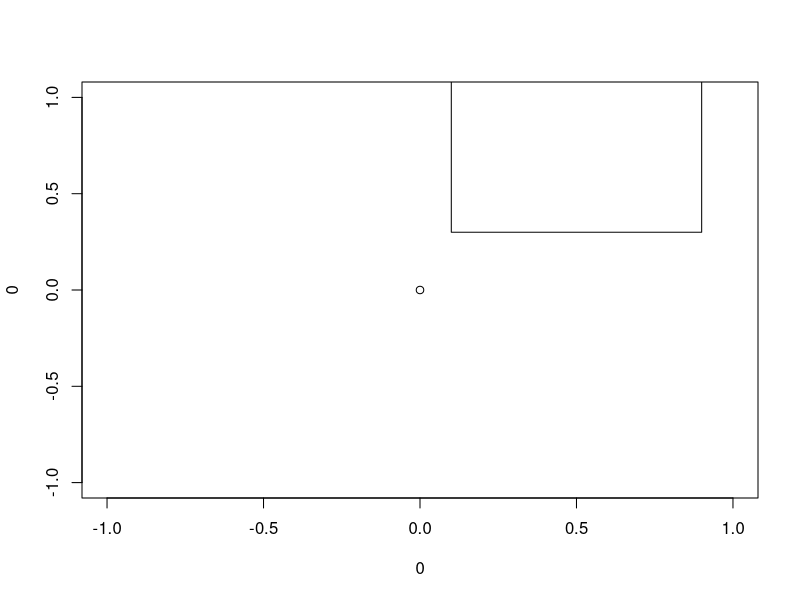
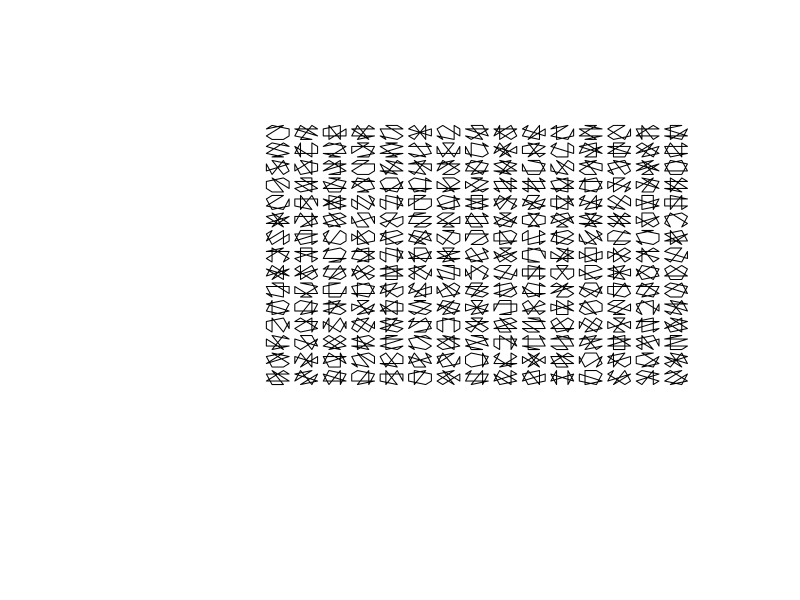
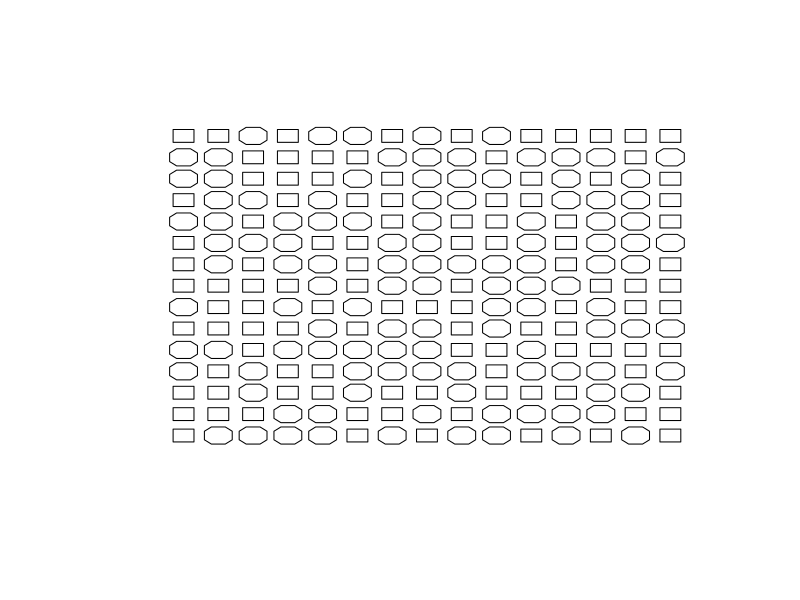
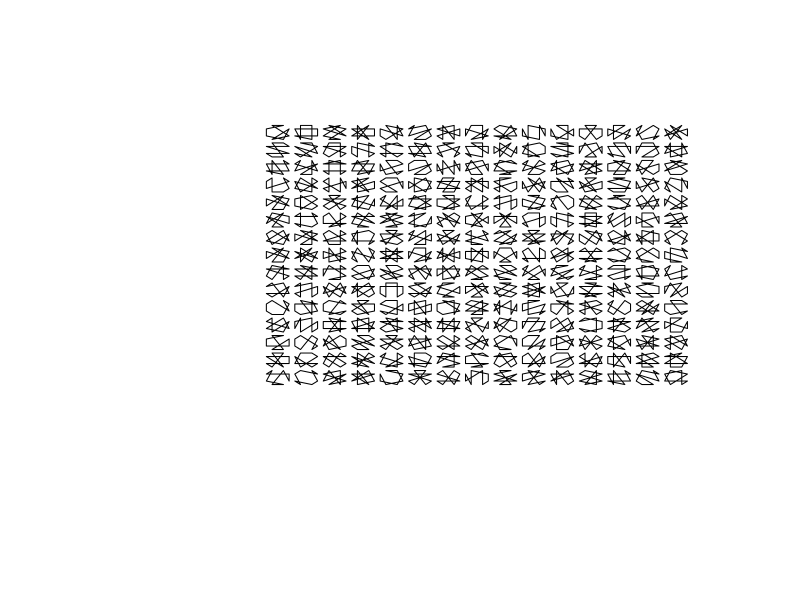
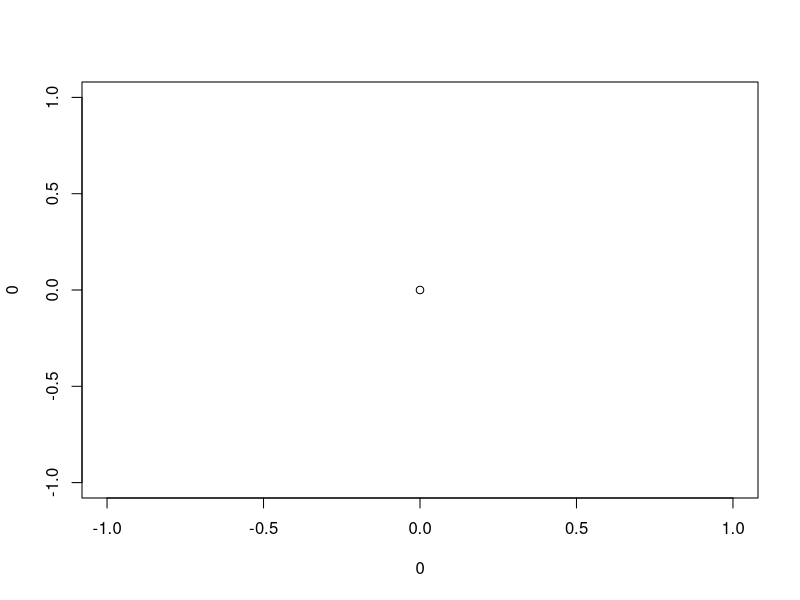

Recreate these plots in R, in order. (Note: this script raises an error after producing the figures.)

squFunc <- function(Xcenter = 0,Ycenter = 0,wi = 0.4,he = 0.4){
  shape <- rbind(
      c(Xcenter+wi,Ycenter+he),
      c(Xcenter+wi,Ycenter-he),
      c(Xcenter-wi,Ycenter-he),
      c(Xcenter-wi,Ycenter+he))
  return (shape)
  }
      

plot(0, 0)
newSq <- squFunc(0.5,0.7)
polygon(newSq[,1],newSq[,2])


octaFunc <- function(Xcenter = 0,Ycenter = 0,wi = 0.4,he = 0.4){
  oct <- rbind(
        c(Xcenter+(wi/2),Ycenter+he),
        c(Xcenter+wi,Ycenter+(he/2)),
        c(Xcenter+wi,Ycenter-(he/2)),
        c(Xcenter+(wi/2),Ycenter-he),
        c(Xcenter-(wi/2),Ycenter-he),
        c(Xcenter-wi,Ycenter-(he/2)),
        c(Xcenter-wi,Ycenter+(he/2)),
        c(Xcenter-(wi/2),Ycenter+he))
  return (oct)
  }



plot(0, 0,
     xlim=c(-5,17),
     ylim=c(-5,17),
     col = "white", xlab = "", ylab = "", axes=F)
for (p in seq(1,15)){
  for (q in seq(1,15)) {
    oct <- octaFunc(p,q)
    oct <- oct[sample(nrow(oct)),]
    polygon(oct[,1],oct[,2])
}}


plot(0, 0,
     xlim=c(-1,17),
     ylim=c(-1,17),
     col = "white", xlab = "", ylab = "", axes=F)
for (p in seq(1,15)){
  for (q in seq(1,15)) {
    
    dec <- sample(1:2,1)
     ifelse(dec == 1, shape <- squFunc(p,q,0.3,0.3),
                              shape <- octaFunc(p,q))
    shuf <- sample(c(T,F),1)
    print(shuf)
    ifelse(shuf == T, shape[sample(nrow(shape)),],shape)
    
    polygon(shape[,1]+.2,shape[,2]+.2)
  }}


##### Variations on octagon

plot(0, 0,
     xlim=c(-5,17),
     ylim=c(-5,17),
     col = "white", xlab = "", ylab = "", axes=F)
for (p in seq(1,15)){
  for (q in seq(1,15)) {
    oct <- octaFunc(p,q)
    oct <- oct[sample(nrow(oct)),]
    polygon(oct[,1],oct[,2])
  }}


Xcenter = 0
Ycenter = 0
wi = 0.4
he = 0.4
plot(0, 0)

oct <- hexFunc()
polygon(oct[,1],oct[,2])

hexFunc <- function(Xcenter = 0,Ycenter = 0,wi = 0.4,he = 0.4){
  shape <- rbind(
    c(Xcenter,Ycenter+he),
    c(Xcenter+wi,Ycenter+(he/2)),
    c(Xcenter+wi,Ycenter),
    c(Xcenter+wi,Ycenter-(he/2)),
    c(Xcenter,Ycenter-he),
    c(Xcenter-wi,Ycenter-(he/2)),
    c(Xcenter-wi,Ycenter),
    c(Xcenter-wi,Ycenter+(he/2)))
  return (shape)
}


#### Working on a pentagon

plot(0, 0)
pentFunc <- function(Xcenter = 0,Ycenter = 0,wi = 0.4,he = 0.4){
  shape <- rbind(
    c(Xcenter,Ycenter+(he/2)),
    c(Xcenter+wi,Ycenter+(he/2)),
    c(Xcenter+wi+(wi/2),Ycenter-(he/2)),
    c(Xcenter,Ycenter-he),
    c(Xcenter-wi-(wi/2),Ycenter-(he/2)),
    c(Xcenter-wi,Ycenter+(he/2)))
  return (shape)
}
out <- pentFunc()
plot(0, 0)
polygon(out[,1],out[,2])


plot(0, 0,
     xlim=c(0,15),
     ylim=c(0,15),
     col = "white", xlab = "", ylab = "", axes=F)
for (p in seq(1,15)){
  for (q in seq(1,15)) { 
    
    choice <- sample(1:5,1)
    w = sample(seq(0.3,0.8,0.5),1)
    h = sample(seq(0.3,0.8,0.5),1)
    if (choice == 1){
      fig <-  octaFunc(p,q,w,h)
    }
    if (choice == 2){
      fig <-  pentFunc(p,q,w,h)
    }
    if (choice == 3){
      fig <-  squFunc(p,q,w,h)
    } 
    if (choice == 4){

      fig <-  hexFunc(p,q,w,h)
    }
    
    if (choice != 5){
      scramble <- sample(c(T,F),1,prob = c(0.9,0.1))
      if (scramble) { fig <- fig[sample(nrow(fig)),] }

      polygon(fig[,1],fig[,2])
    }
    else(
      points(p,q,pch=1,cex=sample(seq(0.5,3,0.5),1))
    )
  }}

plot(0, 0,
     xlim=c(0,15),
     ylim=c(0,15),
     col = "white", xlab = "", ylab = "", axes=F)

for (i in 1:15){
  for (j in 1:15){
    print(c(i,j))
  points(i,j,pch=i+j,cex=2)
}}
plot.new()
points(0,0,pch=1,cex=3)


squFuncHist <- function(Xcenter = 0,Ycenter = 0,wi = 0.4,he = 0.4,maxHist=0){
  shape <- rbind(
    c(Xcenter+wi,Ycenter+he) - runif(1,max = maxHist),
    c(Xcenter+wi,Ycenter-he) - runif(1,max = maxHist),
    c(Xcenter-wi,Ycenter-he) - runif(1,max = maxHist),
    c(Xcenter-wi,Ycenter+he) - runif(1,max = maxHist))
  return (shape)
}


plot(0, 0,
     xlim=c(-5,17),
     ylim=c(-5,17),
     col = "white", xlab = "", ylab = "", axes=F)

for (p in seq(1,15)){
  for (q in seq(1,15)) {
    fig <- squFuncHist(p,q,maxHist = runif(1,0,0.5))
    #fig <- fig[sample(nrow(fig)),]
    polygon(fig[,1],fig[,2])
  }}


plot(0, 0,
     xlim=c(0,15),
     ylim=c(0,15),
     col = "white", xlab = "", ylab = "", axes=F)

hexFuncHist <- function(Xcenter = 0,Ycenter = 0,wi = 0.4,he = 0.4,maxHist=0){
  shape <- rbind(
    c(Xcenter,Ycenter+he)  + runif(1,max = maxHist),
    c(Xcenter+wi,Ycenter+(he/2)) + runif(1,max = maxHist),
    c(Xcenter+wi,Ycenter) + runif(1,max = maxHist),
    c(Xcenter+wi,Ycenter-(he/2)) + runif(1,max = maxHist),
    c(Xcenter,Ycenter-he) + runif(1,max = maxHist),
    c(Xcenter-wi,Ycenter-(he/2)) + runif(1,max = maxHist),
    c(Xcenter-wi,Ycenter) + runif(1,max = maxHist),
    c(Xcenter-wi,Ycenter+(he/2)) + runif(1,max = maxHist) )
  return (shape)
}

pentFunc <- function(Xcenter = 0,Ycenter = 0,wi = 0.4,he = 0.4,maxHist=0){
  shape <- rbind(
    c(Xcenter,Ycenter+(he/2))  + runif(1,max = maxHist),
    c(Xcenter+wi,Ycenter+(he/2))  + runif(1,max = maxHist),
    c(Xcenter+wi+(wi/2),Ycenter-(he/2))  + runif(1,max = maxHist),
    c(Xcenter,Ycenter-he)  + runif(1,max = maxHist),
    c(Xcenter-wi-(wi/2),Ycenter-(he/2))  + runif(1,max = maxHist),
    c(Xcenter-wi,Ycenter+(he/2)) + runif(1,max = maxHist) )
  return (shape)
}

octaFunc <- function(Xcenter = 0,Ycenter = 0,wi = 0.4,he = 0.4,maxHist=0){
  oct <- rbind(
    c(Xcenter+(wi/2),Ycenter+he)+ runif(1,max = maxHist),
    c(Xcenter+wi,Ycenter+(he/2))+ runif(1,max = maxHist),
    c(Xcenter+wi,Ycenter-(he/2))+ runif(1,max = maxHist),
    c(Xcenter+(wi/2),Ycenter-he)+ runif(1,max = maxHist),
    c(Xcenter-(wi/2),Ycenter-he)+ runif(1,max = maxHist),
    c(Xcenter-wi,Ycenter-(he/2))+ runif(1,max = maxHist),
    c(Xcenter-wi,Ycenter+(he/2))+ runif(1,max = maxHist),
    c(Xcenter-(wi/2),Ycenter+he)+ runif(1,max = maxHist))
  return (oct)
}

plot(0, 0,
     xlim=c(-5,17),
     ylim=c(-5,17),
     col = "white", xlab = "", ylab = "", axes=F)

for (p in seq(1,15)){
  for (q in seq(1,15)) {
    fig <- octaFunc(p,q,maxHist = runif(1,0,0.5))
    fig <- fig[sample(nrow(fig)),]
    polygon(fig[,1],fig[,2])
  }}


plot(0, 0,
     xlim=c(-5,17),
     ylim=c(-5,17),
     col = "white", xlab = "", ylab = "", axes=F)

for (p in seq(1,15)){
  for (q in seq(1,15)) {
    fig <- pentFunc(p,q,maxHist = runif(1,0,0.5))
    #fig <- fig[sample(nrow(fig)),]
    polygon(fig[,1],fig[,2])
  }}


plot(0, 0,
     xlim=c(0,15),
     ylim=c(0,15),
     col = "white", xlab = "", ylab = "", axes=F)
for (p in seq(1,15)){
  for (q in seq(1,15)) { 
    
    choice <- sample(1:5,1)
    w = sample(seq(0.3,0.8,0.5),1)
    h = sample(seq(0.3,0.8,0.5),1)
    if (choice == 1){
      fig <-  octaFunc(p,q,w,h)
    }
    if (choice == 2){
      fig <-  pentFunc(p,q,w,h,maxHist = 0.5)
    }
    if (choice == 3){
      fig <-  squFuncHist(p,q,w,h,maxHist = 0.5)
    } 
    if (choice == 4){
      
      fig <-  hexFuncHist(p,q,w,h,maxHist = 0.5)
    }
    
    if (choice != 5){
      scramble <- sample(c(T,F),1,prob = c(0.9,0.1))
      if (scramble) { fig <- fig[sample(nrow(fig)),] }
      
      polygon(fig[,1],fig[,2])
    }
    else(
      points(p,q,pch=1,cex=sample(seq(0.5,3,0.5),1))
    )
  }}

for (p in seq(1,15)){
  for (q in seq(1,15)) { 
    
    choice <- sample(1:5,1)
    w = sample(seq(0.3,0.8,0.5),1)
    h = sample(seq(0.3,0.8,0.5),1)
    if (choice == 1){
      fig <-  octaFunc(p,q,w,h)
    }
    if (choice == 2){
      fig <-  pentFunc(p,q,w,h,maxHist = 0.5)
    }
    if (choice == 3){
      fig <-  squFuncHist(p,q,w,h,maxHist = 0.5)
    } 
    if (choice == 4){
      
      fig <-  hexFuncHist(p,q,w,h,maxHist = 0.5)
    }
    
    if (choice != 5){
      scramble <- sample(c(T,F),1,prob = c(0.9,0.1))
      if (scramble) { fig <- fig[sample(nrow(fig)),] }
      
      polygon(fig[,1],fig[,2])
    }
    else(
      points(p,q,pch=1,cex=sample(seq(0.5,3,0.5),1))
    )
  }}
